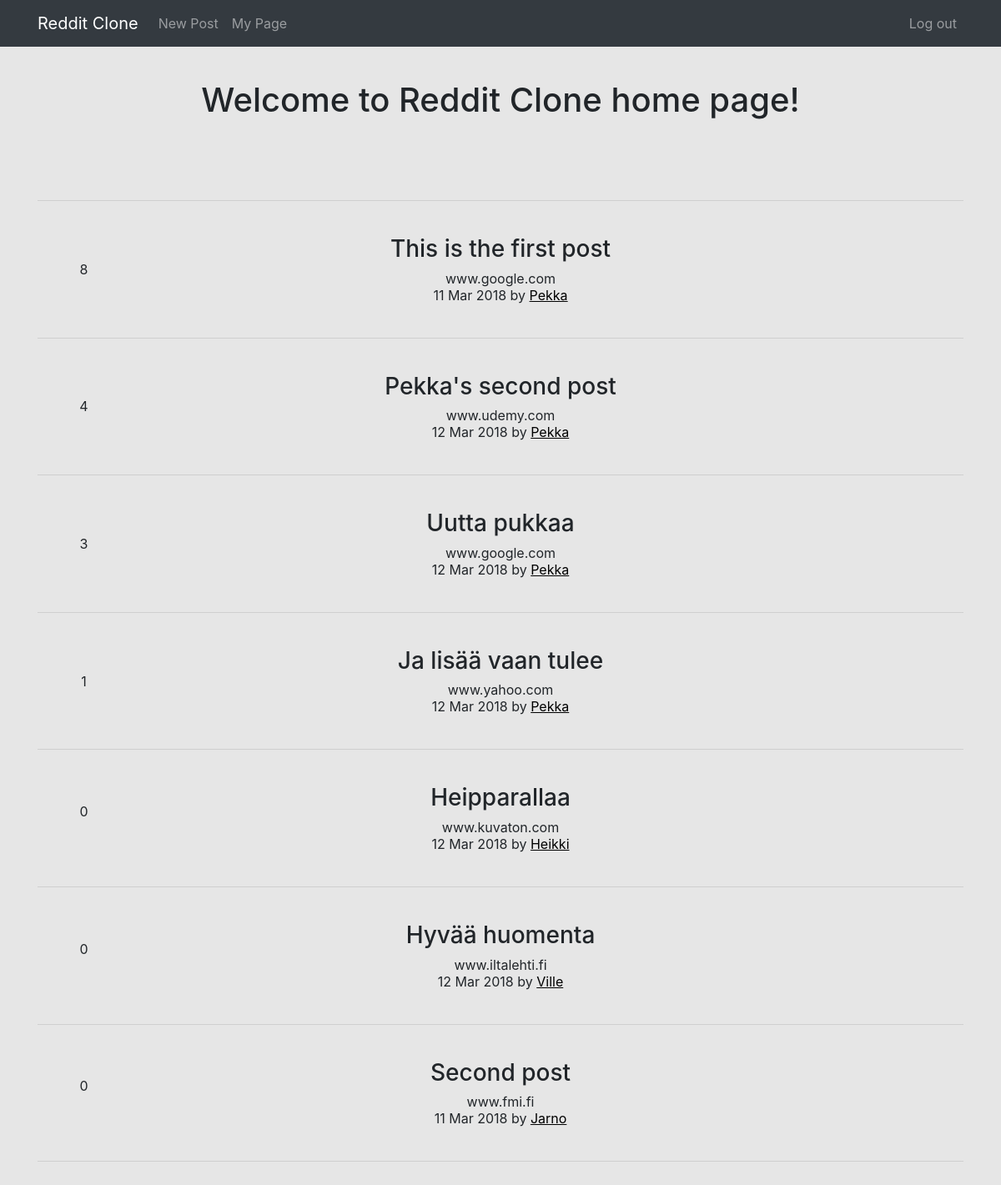
Before: / (signed in) with the older database file.
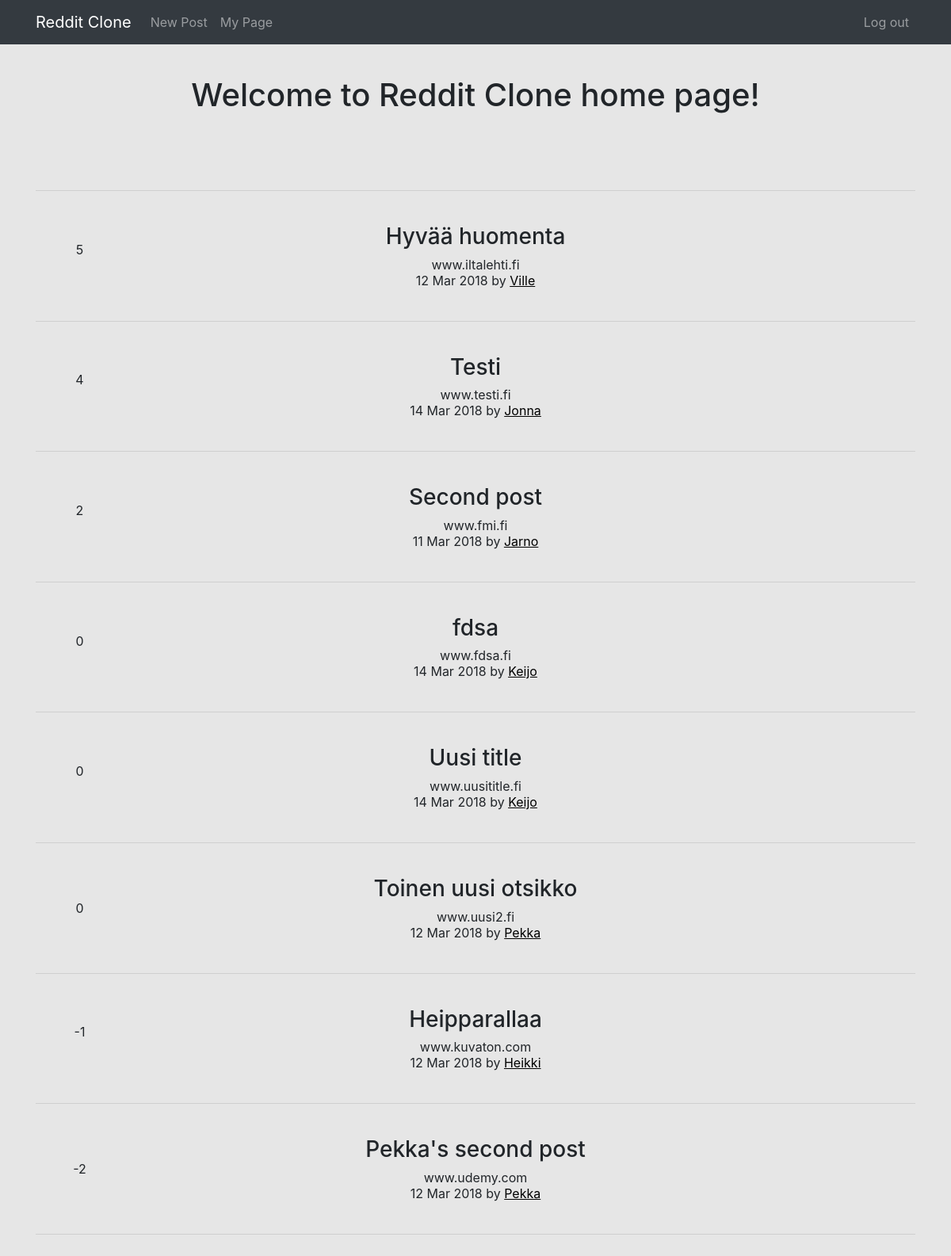
After: the same page with the newer database file.
### posts/models.py (models this page shows)
class Post(models.Model):
    title = models.CharField(max_length=200)
    url = models.TextField()
    pub_date = models.DateTimeField()
    author = models.ForeignKey(settings.AUTH_USER_MODEL, on_delete=models.CASCADE)
    votes_total =  models.IntegerField(default=0)
    def pub_date_pretty(self):
        return self.pub_date.strftime('%e %b %Y')

### posts/views.py (the view)
# urls.py: 2. Add a URL to urlpatterns:  path('', views.home, name='home')
def home(request):
    posts = Post.objects.order_by('-votes_total', '-pub_date')
    return render(request, 'posts/home.html', {'posts':posts})

### posts/templates/posts/home.html (shortened to what this page needs)
{% extends 'base.html' %}
{% block content %}
<h1 class="text-center"> Welcome to Reddit Clone home page! </h1>
<br/>
<br/>
<br/>
<div class="container text-center">
  {% if user.is_authenticated %}
  <hr />
  {% for post in posts.all %}
  <br/>
  <table style="width:100%">
    <tr>
      {% if request.user.username == post.author.username %}
      <td class="text-center" style="width:10%">
          <br/>
        {{ post.votes_total }}<br/>
          <br/>
      </td>
      {% else %}
      <td class="text-center" style="width:10%">
          <br/>
        {{ post.votes_total }}<br/>
        <br/>
      </td>
      {% endif %}
      <td style="text-align:center">
      <h3>{{ post.title }}</h3>
      {{ post.url }}
      <br/>
      {{ post.pub_date_pretty }} by <a href="{% url 'posts:allposts' post.author_id %}" hover="color:blue" style="color:black; text-decoration: underline">{{ post.author.username }}</a>
      </td>
      <td style="width:10%"></td>
    </tr>
  </table>
  <br/>
  <hr />
  {% endfor %}
  {% endif %}
</div>
{% endblock %}

Changed rows visible on the page:
removed Post: votes_total "8", title "This is the first post", url "www.google.com", pub_date_pretty "11 Mar 2018", author.username "Pekka"
removed Post: votes_total "3", title "Uutta pukkaa", url "www.google.com", pub_date_pretty "12 Mar 2018", author.username "Pekka"
changed Post "Hyvää huomenta": votes_total "0" → "5"; moves up the list
added Post: votes_total "4", title "Testi", url "www.testi.fi", pub_date_pretty "14 Mar 2018", author.username "Jonna"
changed Post "Second post": votes_total "0" → "2"; moves up the list
added Post: votes_total "0", title "fdsa", url "www.fdsa.fi", pub_date_pretty "14 Mar 2018", author.username "Keijo"
added Post: votes_total "0", title "Uusi title", url "www.uusititle.fi", pub_date_pretty "14 Mar 2018", author.username "Keijo"
changed Post: votes_total "1" → "0"; title "Ja lisää vaan tulee" → "Toinen uusi otsikko"; url "www.yahoo.com" → "www.uusi2.fi"
changed Post "Heipparallaa": votes_total "0" → "-1"
changed Post "Pekka's second post": votes_total "4" → "-2"; moves down the list
